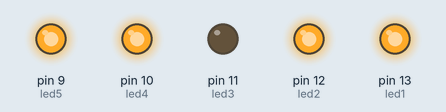
A sketch run on a simulated Arduino Uno, built with avr-gcc and run on an emulated ATmega328P. Parts: output pins drawn as LEDs (lit = HIGH).

Above: at 0.1 s.
At 90.1 s:
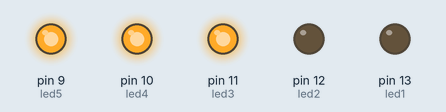
Timing chart, 0 to 121.5 s (numbered marks = the images above):
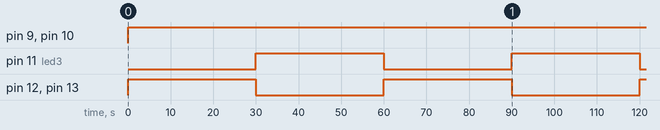

Measured:
- by itself, pin 9 (led5), pin 10 (led4): LOW → HIGH at 0.00 s
- by itself, pin 11 (led3), pin 12 (led2), pin 13 (led1): alternates HIGH for 30.0 s and LOW for 30.0 s

The sketch:

pestact.ino
```cpp
int led1 = 13;
int led2 = 12;
int led3 = 11;
int led4 = 10;
int led5 = 9;

void setup() {
  pinMode(led1, OUTPUT);
  pinMode(led2, OUTPUT);
  pinMode(led3, OUTPUT);
  pinMode(led4, OUTPUT);
   pinMode(led5, OUTPUT);
}

void loop() {
  digitalWrite(led1, HIGH);
  digitalWrite(led2, HIGH);
  digitalWrite(led3, LOW);
digitalWrite(led4, HIGH);
digitalWrite(led5, HIGH);
  delay(30000);
digitalWrite(led1, LOW);
  digitalWrite(led2, LOW);
  digitalWrite(led3, HIGH);
  digitalWrite(led4, HIGH);
  digitalWrite(led5, HIGH);
  delay(30000);
}
```
